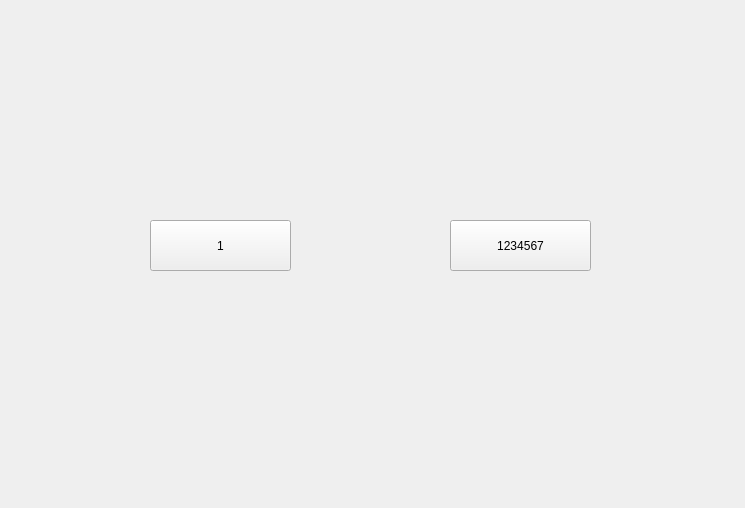
<?xml version="1.0" encoding="UTF-8"?>
<ui version="4.0">
 <class>Widget</class>
 <widget class="QWidget" name="Widget">
  <property name="geometry">
   <rect>
    <x>0</x>
    <y>0</y>
    <width>745</width>
    <height>508</height>
   </rect>
  </property>
  <property name="windowTitle">
   <string>Widget</string>
  </property>
  <widget class="QPushButton" name="pushButton_1">
   <property name="geometry">
    <rect>
     <x>150</x>
     <y>220</y>
     <width>141</width>
     <height>51</height>
    </rect>
   </property>
   <property name="text">
    <string>1</string>
   </property>
  </widget>
  <widget class="QPushButton" name="pushButton_2">
   <property name="geometry">
    <rect>
     <x>450</x>
     <y>220</y>
     <width>141</width>
     <height>51</height>
    </rect>
   </property>
   <property name="text">
    <string>1234567</string>
   </property>
  </widget>
 </widget>
 <layoutdefault spacing="6" margin="11"/>
 <resources/>
 <connections/>
</ui>
